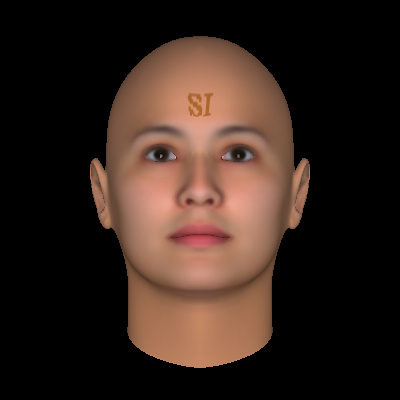
#> input picture test image/face1_1_0_0.jpg, 400 x 400 px
$ python r2g.py   (Python 2 division)
#> lines starting #> are read from the running program, lines starting #| are printed output that depends on the picture
#> further down, img is the input picture: shape (400, 400, 3); mean R, G, B 52.4, 36.3, 28.8
#| (400, 400, 3)
#!/usr/bin/env python
import matplotlib.image as mping
from PIL import Image
import numpy as np
import matplotlib.pyplot as plt

def rgb2gray(rgb):
    img = np.dot(rgb[...,:3],[0.2999,0.587,0.144])
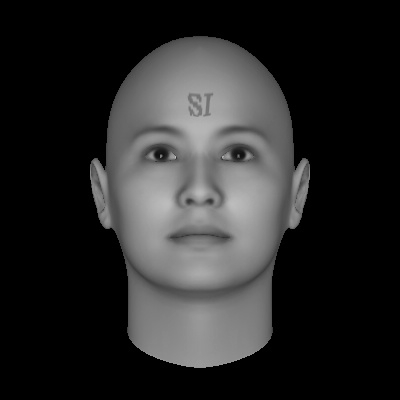
#> img: shape (400, 400) float64; min 0, max 192.7, mean 41.2
    return img[::-1]
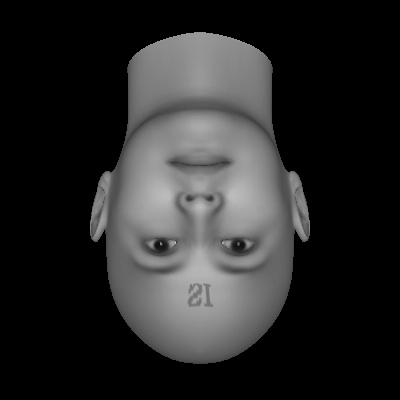
#> returned value: shape (400, 400) float64; min 0, max 192.7, mean 41.2

img = mping.imread('face1_1_0_0.jpg')
print img.shape
gray = rgb2gray(img)
print len(gray.shape)
#| 2
print gray.shape
#| (400, 400)
plt.imshow(gray,cmap=plt.get_cmap('gray'))
plt.show()

$ run again, with test image/face1_1_2_0.jpg copied over test image/face1_1_0_0.jpg
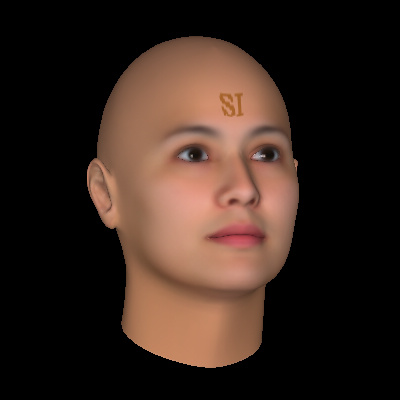
#> input picture test image/face1_1_2_0.jpg, 400 x 400 px
#> img is the input picture: shape (400, 400, 3); mean R, G, B 53.8, 37.4, 29.6
#| (400, 400, 3)
#> in rgb2gray, `img = np.dot(rgb[...,:3],[0.2999,0.587,0.144])`:
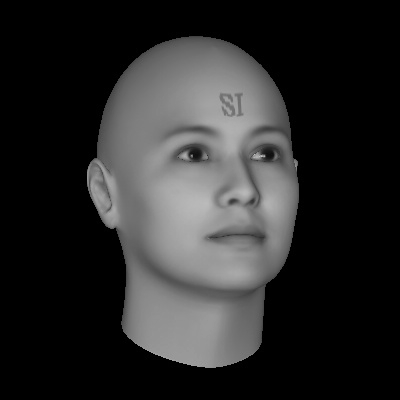
#> img: shape (400, 400) float64; min 0, max 195.9, mean 42.3
#> in rgb2gray, `return img[::-1]`:
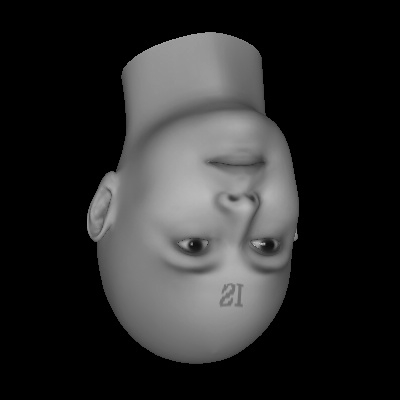
#> returned value: shape (400, 400) float64; min 0, max 195.9, mean 42.3
#| 2
#| (400, 400)
